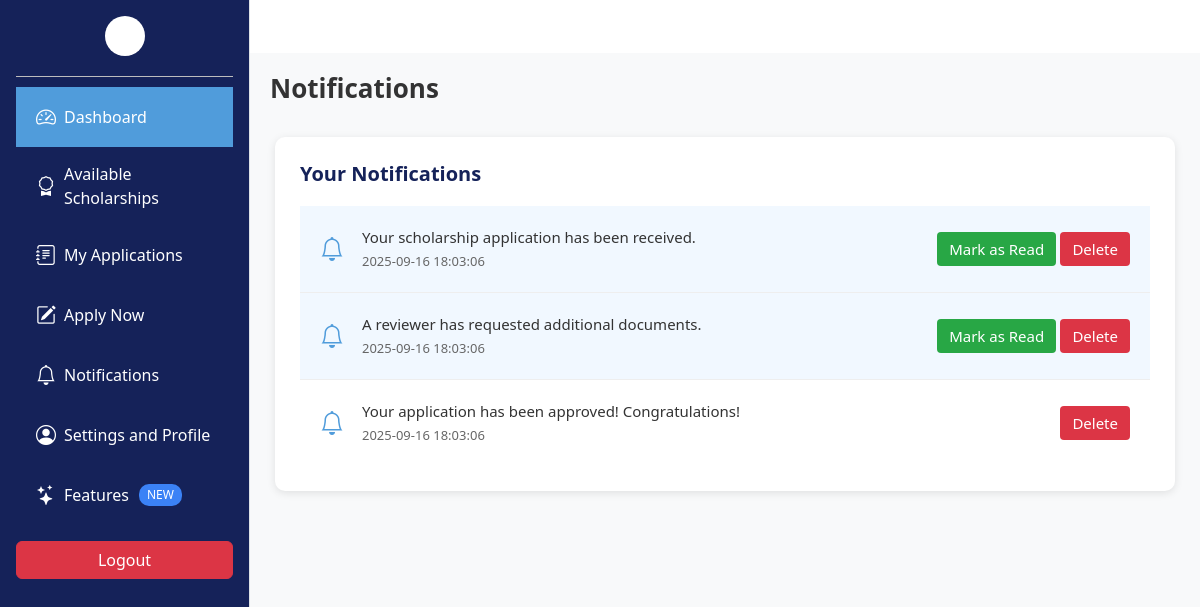
/Student/notification.php, run on the app's committed database.
### tables this page shows
CREATE TABLE Notifications (
    notification_id INT PRIMARY KEY AUTO_INCREMENT,
    user_id INT NOT NULL,
    message TEXT NOT NULL,
    date_created TIMESTAMP DEFAULT CURRENT_TIMESTAMP,
    status ENUM('Unread', 'Read') DEFAULT 'Unread',
    FOREIGN KEY (user_id) REFERENCES Users(user_id) ON DELETE CASCADE
);

### Student/notification.php (the view, shortened to what this page needs)
<?php
include "../Database/db.php";
$user_id = 4;
$stmt = $conn->prepare("SELECT * FROM Notifications WHERE user_id = ? ORDER BY date_created DESC");
$stmt->bind_param("i", $user_id);
$stmt->execute();
$result = $stmt->get_result();
$notifications = $result->fetch_all(MYSQLI_ASSOC);
?>
<!DOCTYPE html>
<html lang="en">
<head>
  <link href="https://cdn.jsdelivr.net/npm/bootstrap@5.3.3/dist/css/bootstrap.min.css" rel="stylesheet"/>
  <link href="https://cdn.jsdelivr.net/npm/bootstrap-icons@1.10.5/font/bootstrap-icons.css" rel="stylesheet"/>
</head>
<body>
  <?php include 'sidebar.php'; ?>
  <div class="main-content">
    <div class="page-header">
      <h1>Notifications</h1>
    </div>
    <div class="notifications-section">
      <h3>Your Notifications</h3>
      <?php if (empty($notifications)): ?>
        <p class="text-muted">No notifications available.</p>
      <?php else: ?>
        <?php foreach ($notifications as $notif): ?>
          <div class="notification-item <?= $notif['status'] === 'Unread' ? 'unread' : '' ?>">
            <div class="notification-content">
              <i class="bi bi-bell"></i>
              <div class="notification-text">
                <p><?= htmlspecialchars($notif['message']) ?></p>
                <div class="date"><?= htmlspecialchars($notif['date_created']) ?></div>
              </div>
            </div>
            <div class="notification-actions">
              <form method="POST" class="d-inline">
                <?php if ($notif['status'] === 'Unread'): ?>
                  <button type="submit" name="mark_read" value="<?= $notif['notification_id'] ?>" class="btn btn-read">Mark as Read</button>
                <?php endif; ?>
                <button type="submit" name="delete" value="<?= $notif['notification_id'] ?>" class="btn btn-delete">Delete</button>
              </form>
            </div>
          </div>
        <?php endforeach; ?>
      <?php endif; ?>
    </div>
  </div>
</body>
</html>

### Student/notification.php (style rules this page uses)
.main-content { background-color:#f8f9fa; min-height:100vh; padding:20px; }
.page-header { display:flex; justify-content:space-between; align-items:center; margin-bottom:25px; }
.page-header h1 { font-size:26px; font-weight:600; color:#333; }
.notifications-section { background:#fff; border-radius:10px; padding:25px; box-shadow:0 2px 8px rgba(0,0,0,.1); max-width:900px; margin:0 auto; }
.notifications-section h3 { font-size:20px; font-weight:600; color:#152259; margin-bottom:20px; }
.notification-item { display:flex; justify-content:space-between; align-items:center; padding:20px; border-bottom:1px solid #eee; transition:background-color .2s; }
.notification-item:last-child { border-bottom:none; }
.notification-item.unread { background:#f1f8ff; font-weight:500; }
.notification-content { display:flex; align-items:center; flex:1; }
.notification-content i { font-size:24px; margin-right:18px; color:#509CDB; }
.notification-text { flex:1; }
.notification-text p { margin:0; font-size:15px; color:#333; }
.notification-text .date { font-size:13px; color:#666; margin-top:4px; }
.notification-actions { display:flex; gap:12px; }
.notification-actions button { font-size:15px; padding:6px 12px; border:none; border-radius:4px; }
.btn-read { background:#28a745; color:#fff; }
.btn-delete { background:#dc3545; color:#fff; }

### Student/sidebar.php (style rules this page uses)
.main-content { margin-left: 250px; padding: 20px; }

### data on the page
notifications: message "Your scholarship application has been received.", date_created "2025-09-16 18:03:06", $notif['notification_id'] 1 (drawn)
notifications: message "A reviewer has requested additional documents.", date_created "2025-09-16 18:03:06", $notif['notification_id'] 2 (drawn)
notifications: message "Your application has been approved! Congratulations!", date_created "2025-09-16 18:03:06", $notif['notification_id'] 3 (drawn)
